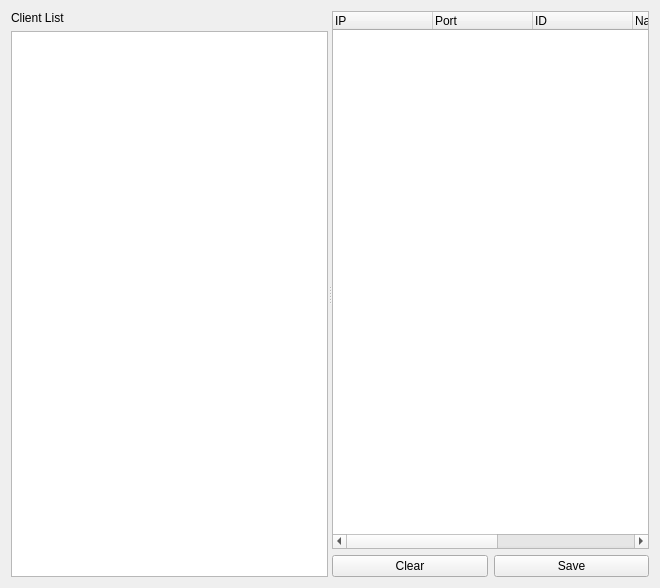
<?xml version="1.0" encoding="UTF-8"?>
<ui version="4.0">
 <class>ChatServerForm</class>
 <widget class="QWidget" name="ChatServerForm">
  <property name="geometry">
   <rect>
    <x>0</x>
    <y>0</y>
    <width>660</width>
    <height>588</height>
   </rect>
  </property>
  <property name="windowTitle">
   <string>Chatting Server</string>
  </property>
  <layout class="QHBoxLayout" name="mainLayout">
   <item>
    <widget class="QSplitter" name="splitter">
     <property name="orientation">
      <enum>Qt::Horizontal</enum>
     </property>
     <widget class="QWidget" name="layoutWidget">
      <layout class="QVBoxLayout" name="clientListVerticalLayout">
       <item>
        <widget class="QLabel" name="clientListLabel">
         <property name="text">
          <string>Client List</string>
         </property>
        </widget>
       </item>
       <item>
        <widget class="QTreeWidget" name="clientTreeWidget">
         <property name="selectionBehavior">
          <enum>QAbstractItemView::SelectRows</enum>
         </property>
         <property name="rootIsDecorated">
          <bool>false</bool>
         </property>
         <property name="headerHidden">
          <bool>true</bool>
         </property>
         <column>
          <property name="text">
           <string>Status</string>
          </property>
         </column>
         <column>
          <property name="text">
           <string>Name</string>
          </property>
         </column>
        </widget>
       </item>
       <item>
        <layout class="QHBoxLayout" name="horizontalLayout"/>
       </item>
      </layout>
     </widget>
     <widget class="QWidget" name="layoutWidget1">
      <layout class="QVBoxLayout" name="messageVerticalLayout">
       <item>
        <widget class="QTreeWidget" name="messageTreeWidget">
         <property name="rootIsDecorated">
          <bool>false</bool>
         </property>
         <property name="wordWrap">
          <bool>true</bool>
         </property>
         <column>
          <property name="text">
           <string>IP</string>
          </property>
         </column>
         <column>
          <property name="text">
           <string>Port</string>
          </property>
         </column>
         <column>
          <property name="text">
           <string>ID</string>
          </property>
         </column>
         <column>
          <property name="text">
           <string>Name</string>
          </property>
         </column>
         <column>
          <property name="text">
           <string>Message</string>
          </property>
         </column>
         <column>
          <property name="text">
           <string>Time</string>
          </property>
         </column>
        </widget>
       </item>
       <item>
        <layout class="QHBoxLayout" name="messageLayout">
         <item>
          <widget class="QPushButton" name="clearPushButton">
           <property name="text">
            <string>Clear</string>
           </property>
          </widget>
         </item>
         <item>
          <widget class="QPushButton" name="savePushButton">
           <property name="text">
            <string>Save</string>
           </property>
          </widget>
         </item>
        </layout>
       </item>
      </layout>
     </widget>
    </widget>
   </item>
  </layout>
 </widget>
 <resources/>
 <connections>
  <connection>
   <sender>clearPushButton</sender>
   <signal>clicked()</signal>
   <receiver>messageTreeWidget</receiver>
   <slot>clear()</slot>
   <hints>
    <hint type="sourcelabel">
     <x>270</x>
     <y>295</y>
    </hint>
    <hint type="destinationlabel">
     <x>288</x>
     <y>195</y>
    </hint>
   </hints>
  </connection>
 </connections>
</ui>
